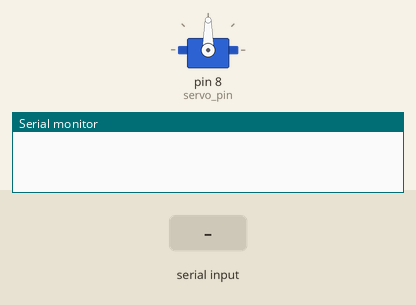
Bench run of a sketch on a simulated Arduino Uno, built with avr-gcc and run on an emulated ATmega328P. On the bench: servo, the last lines printed to the serial monitor. The inputs (shaded band) are chosen by the test bench.

Above: at 0.6 s.
At 1.2 s:
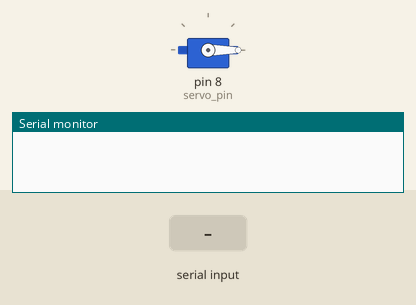
1.3 s: "1" received over Serial
At 1.9 s:
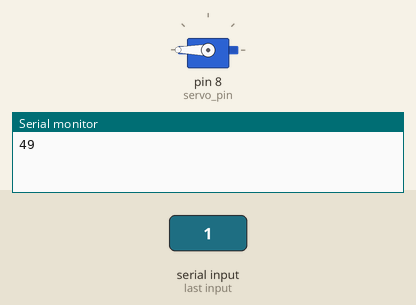
4.3 s: "0" received over Serial
Timing chart, 0 to 13.3 s (numbered marks = the images above; inputs shaded):
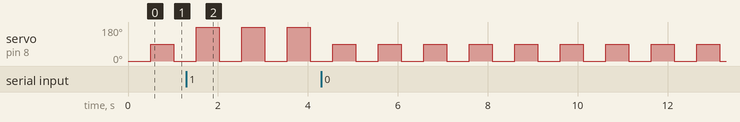

The sketch:

Slave.ino
```cpp
// Slave
// Servo không sử dụng được với SoftwareSerial.h
// Sử dụng 0,1:
// pin 0 => TX, pin 1 => RX
int command;
// servo
#include <Servo.h>
const int servo_pin = 8;
Servo servo;
int degree = 90;
int servo_count_delay = 0;
int servo_max_delay = 100;
void setup() {
  Serial.begin(9600);
  servo.attach(servo_pin);
}

void loop() {
  if (Serial.available()) {
    command = Serial.read();
    Serial.println(command);
    if (command == '0') {
      degree = 90;
    } else if (command == '1') {
      degree = 180;
    }
  }

  if (servo_count_delay == 0) {
    servo.write(0);
  } else if (servo_count_delay == (servo_max_delay >> 1)) {
    servo.write(degree);
  }
  servo_count_delay++;
  if (servo_count_delay > servo_max_delay)
    servo_count_delay = 0;
  delay(10);
}
```

Measured:
- by itself, servo on pin 8 (servo_pin): alternates 90° for 0.51 s and 0° for 0.50 s
